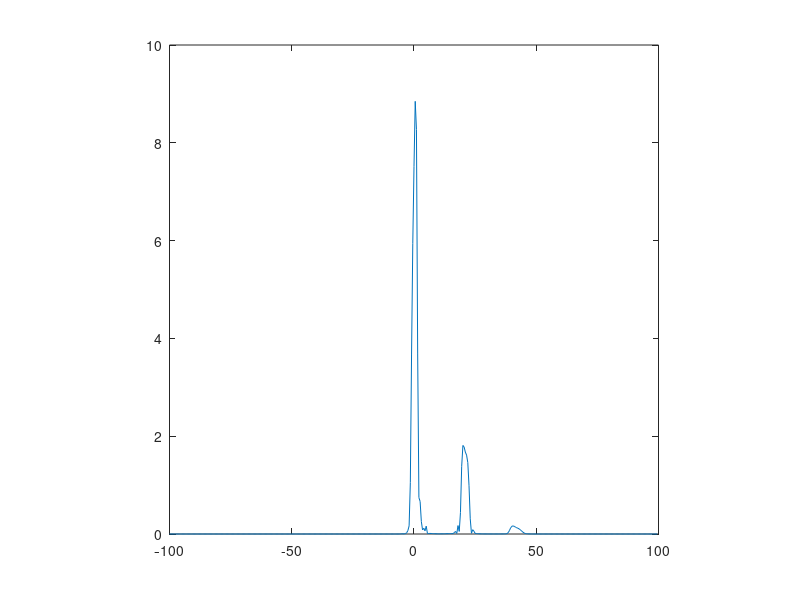
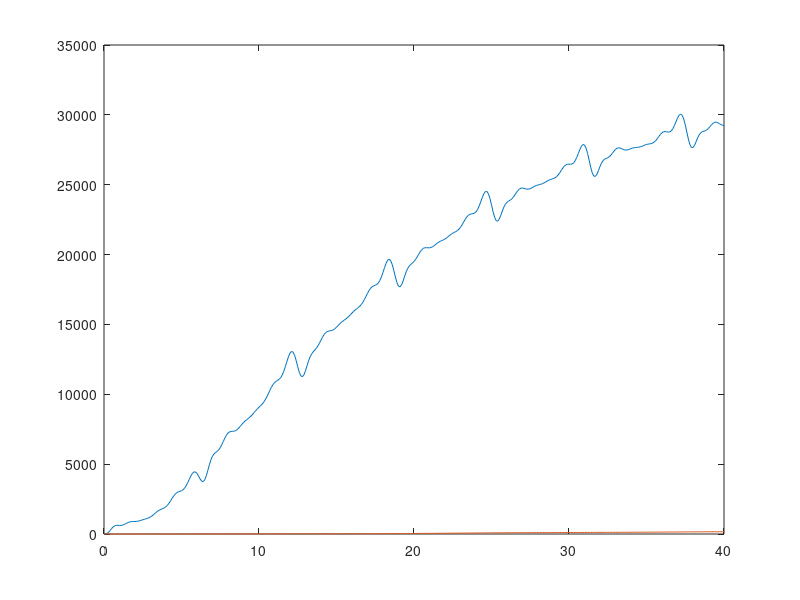
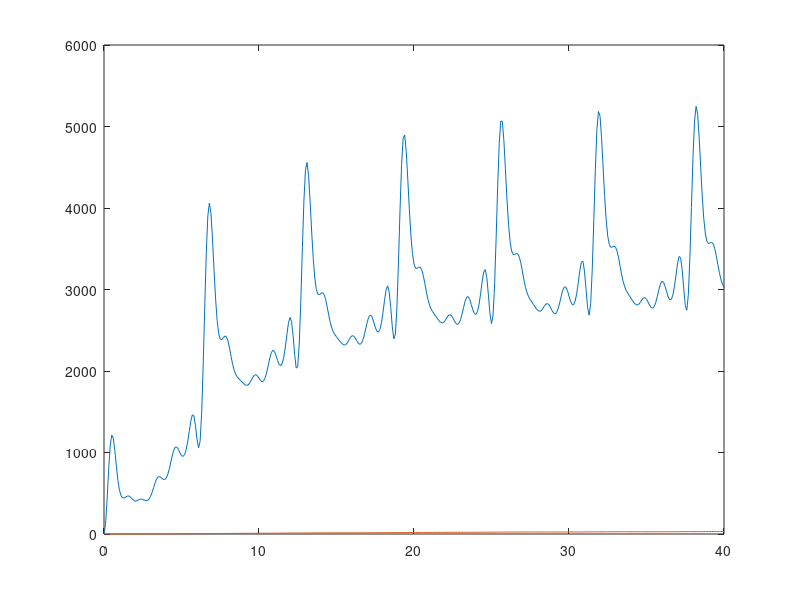
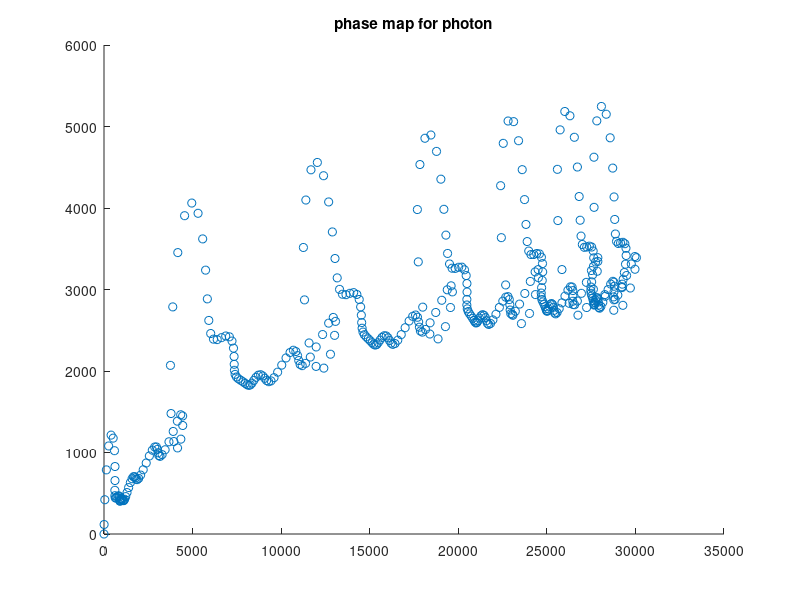

Write MATLAB code to recreate these figures, in order.
clc;
clear;
close all;
%------------------Time
h=0.001;
T=40;
t=0:h:T;
Nt=length(t);
%------------------grid in space and momentum
xmax=200;
N=400;
dx=xmax/N;
x=[-xmax/2:dx:xmax/2-dx];
kx=[0:N/2-1 -N/2:-1]*2*pi/xmax;
k2=kx.^2;
dk=kx(2)-kx(1);
Nx=length(x);
%------------------pumping amplitude in time
f_c=zeros(1,Nt);
f_0=10;%The amplitude is f_0*n
omega_0=1;%The period is 2*pi/omega_0
n=5;
for i=1:n
    f_c=f_c+ 1 +f_0*cos(i*omega_0*t);
end
%f_c and f_cc have the same output.
%in the main part of the code I use f_cc
f_cc = @(tt) 1 + f_0 * sum(arrayfun(@(i) cos(i * omega_0 * tt), 1:5));
%t0=3;
%f_cc=@(tt) exp(-(tt-t0)^2/(0.5^2));
figure;
plot(t,f_c)

%%
%-----------------------cosntants
E_c=0;
E_x=0;
gamma_c=0.1;
gamma_x=0.1;
k=0.3;
Omega=0.03;%3
g_x=0;
V_x=1;
alpha_c=0.5;%hbar/2m
%-----------------------Potential
for i=1:length(x)
        V(i)=V_x*cos(k*x(i));
end
%------------------------Main
%---initial condition---
% psitC=exp(-(x+6).^2/4^2).*exp(1i*2*x);%zeros(1,N);
% psitC=psitC/sqrt(trapz(x,abs(psitC).^2));
psitC=zeros(1,Nx);
psitX=zeros(1,Nx);
p_mean_c(1)=-1i*trapz(x,conj(psitC).*gradient(psitC,dx));
p_mean_x(1)=-1i*trapz(x,conj(psitX).*gradient(psitX,dx));
x_mean_c(1)=trapz(x,conj(psitC).*x.*psitC);
x_mean_x(1)=trapz(x,conj(psitX).*x.*psitX);

%psitC=psitC/sqrt(trapz(x,trapz(x,abs(psitC).^2,2)));
%-----pulse
AA=1;
Wpuls=4;
kx=1;
ff=AA*exp(-(x.^2)/(Wpuls^2)).*exp(1i*kx*x);
%-----main------
kk=1;
for j=2:Nt
    psiC=psitC;
    psiX=psitX;
    k1C=(1i*alpha_c)*ifft(-k2.*fft(psiC))...
            -1i*0.5*Omega*psiX...
            -0.5*gamma_c*psiC...
            -1i*E_c*psiC...
            -1i*f_cc(t(j)).*ff;
    k1X=(-1i)*V.*psiX...
            -1i*0.5*Omega*psiC...
            -0.5*gamma_x*psiX...
            -1i*psiX*E_x...
            +(-1i*.5*g_x*(abs(psiX).^2).*psiX);

   %----
psiC=.5*k1C*h+psitC;
psiX=.5*k1X*h+psitX;

    k2C=(1i*alpha_c)*ifft(-k2.*fft(psiC))...
            -1i*0.5*Omega*psiX...
            -0.5*gamma_c*psiC...
            -1i*E_c*psiC...
            -1i*f_cc(t(j)+0.5*h).*ff;
    k2X=((-1i)*V.*psiX)...
            +0.5*-1i*Omega*psiC...
            -0.5*gamma_x*psiX...
            -1i*psiX*E_x...
            +(-1i*.5*g_x*(abs(psiX).^2).*psiX);
    %----  
psiC=0.5*k2C*h+psitC;
psiX=0.5*k2X*h+psitX;

    k3C=((1i*alpha_c)*ifft(-k2.*fft(psiC)))...
            +0.5*-1i*Omega*psiX...
            -0.5*gamma_c*psiC...
            -1i*E_c*psiC...
            -1i*f_cc(t(j)+0.5*h).*ff;
        
    k3X=((-1i)*V.*psiX)...
            +0.5*-1i*Omega*psiC...
            -0.5*gamma_x*psiX...
            -1i*psiX*E_x...
            +(-.5*g_x*1i*(abs(psiX).^2).*psiX);

%----
psiC=psitC+k3C*h;
psiX=psitX+k3X*h;

      k4C=((1i*alpha_c)*ifft(-k2.*fft(psiC)))...
            -1i*0.5*Omega*psiX...
            -0.5*gamma_c*psiC...
            -1i*E_c*psiC...
            -1i*f_cc(t(j)).*ff;
        
    k4X=((-1i)*V.*psiX)...
            -1i*0.5*Omega*psiC...
            -0.5*gamma_x*psiX...
            -1i*psiX*E_x...
            +(-.5*g_x*1i*(abs(psiX).^2).*psiX);

%----
        psitC=psitC+(1/6)*h*(k1C+2*k2C+2*k3C+k4C);
        psitX=psitX+(1/6)*h*(k1X+2*k2X+2*k3X+k4X);
        %-----
        %disp(j);
        if mod(j,100)==0%this part give frames for a movie
            plot(x,abs(psitX).^2);
            pbaspect([1 1 1]);
            %view(0, 90);
            % print(gcf,'-dpng',sprintf('argzc%02d.png',kk))
            % close all;
            kk=kk+1;
            
             [p_c]=gradient(psitC,dx);
             [p_x]=gradient(psitX,dx);
             
        x_mean_c(kk)=trapz(x,conj(psiC).*x.*psiC);
        x_mean_x(kk)=trapz(x,conj(psiX).*x.*psiX);
        
         p_mean_c(kk)=-1i*trapz(x,conj(psiC).*p_c);
         p_mean_x(kk)=-1i*trapz(x,conj(psiX).*p_x);
         
         pop_c(kk)=trapz(x,abs(psitC).^2);
         pop_x(kk)=trapz(x,abs(psitX).^2);
         
         tt(kk)=t(j);
         disp(kk);
       end
end

%%
%mean value of x wavepacket center in time
figure;
plot(tt,abs(x_mean_c));
hold on;
plot(tt,abs(x_mean_x))

%mean value of momentum in time
figure;
plot(tt,abs(p_mean_c));
hold on;
plot(tt,abs(p_mean_x))

% plot(tt,pop_c);
% hold on;
% plot(tt,pop_x)

figure;
scatter(abs(x_mean_c), abs(p_mean_c))
title("phase map for photon")

figure;
scatter(abs(x_mean_x), abs(p_mean_x))
title("phase map for exciton")